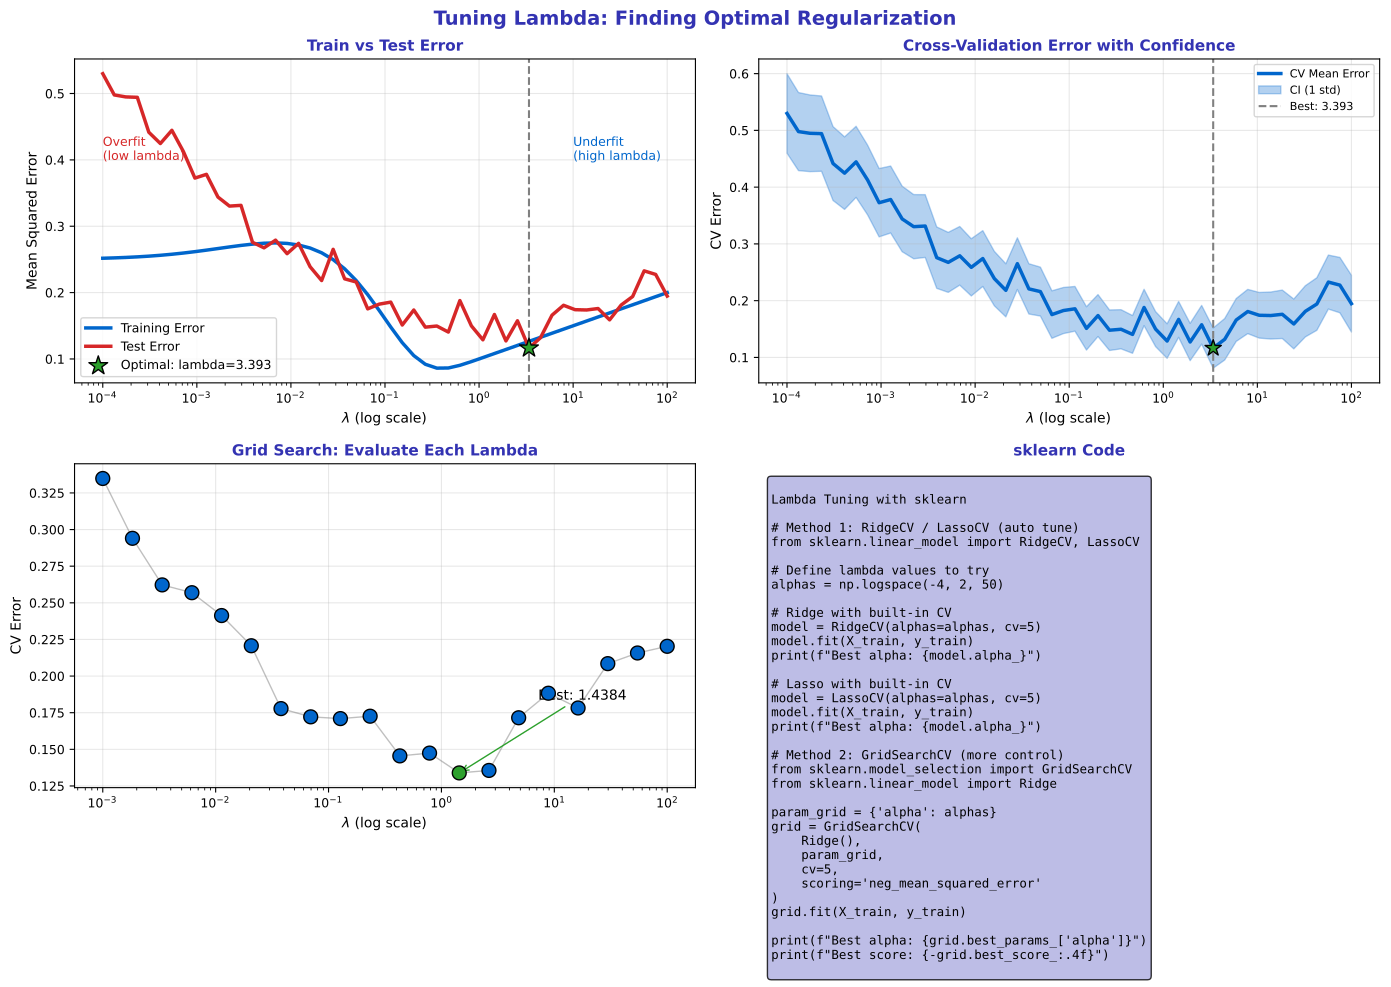

Here is the Python script that generated this plot:
"""Lambda Tuning - Finding optimal regularization strength"""
import matplotlib.pyplot as plt
import numpy as np
from pathlib import Path

plt.rcParams.update({
    'font.size': 10,
    'axes.labelsize': 10,
    'axes.titlesize': 11,
    'xtick.labelsize': 9,
    'ytick.labelsize': 9,
    'legend.fontsize': 9,
    'figure.figsize': (10, 6),
    'figure.dpi': 150
})

MLPURPLE = '#3333B2'
MLLAVENDER = '#ADADE0'
MLBLUE = '#0066CC'
MLORANGE = '#FF7F0E'
MLGREEN = '#2CA02C'
MLRED = '#D62728'

np.random.seed(42)

fig, axes = plt.subplots(2, 2, figsize=(14, 10))
fig.suptitle('Tuning Lambda: Finding Optimal Regularization', fontsize=14, fontweight='bold', color=MLPURPLE)

# Simulated cross-validation results
lambdas = np.logspace(-4, 2, 50)

# Train error decreases with lower lambda (more overfit)
train_error = 0.1 + 0.05 * np.log10(lambdas + 0.001) + 0.3 * np.exp(-lambdas * 10)

# Test error is U-shaped
test_error = 0.15 + 0.02 * (np.log10(lambdas) - 0)**2 + 0.05 * np.exp(-lambdas * 10) + np.random.normal(0, 0.02, len(lambdas))
test_error = np.clip(test_error, 0.1, 0.6)

# Plot 1: Train vs Test error
ax1 = axes[0, 0]

ax1.plot(lambdas, train_error, color=MLBLUE, linewidth=2.5, label='Training Error')
ax1.plot(lambdas, test_error, color=MLRED, linewidth=2.5, label='Test Error')

# Mark optimal lambda
optimal_idx = np.argmin(test_error)
optimal_lambda = lambdas[optimal_idx]

ax1.scatter([optimal_lambda], [test_error[optimal_idx]], c=MLGREEN, s=200, zorder=5,
            marker='*', edgecolors='black', label=f'Optimal: lambda={optimal_lambda:.3f}')
ax1.axvline(optimal_lambda, color='gray', linestyle='--', linewidth=1.5)

ax1.set_xscale('log')
ax1.set_title('Train vs Test Error', fontsize=11, fontweight='bold', color=MLPURPLE)
ax1.set_xlabel(r'$\lambda$ (log scale)', fontsize=10)
ax1.set_ylabel('Mean Squared Error', fontsize=10)
ax1.legend(fontsize=9)
ax1.grid(alpha=0.3)

# Add region labels
ax1.text(1e-4, 0.4, 'Overfit\n(low lambda)', fontsize=9, color=MLRED)
ax1.text(10, 0.4, 'Underfit\n(high lambda)', fontsize=9, color=MLBLUE)

# Plot 2: Cross-validation scores with confidence interval
ax2 = axes[0, 1]

# Simulated CV mean and std
cv_mean = test_error
cv_std = 0.03 + 0.01 * np.abs(np.log10(lambdas))

ax2.plot(lambdas, cv_mean, color=MLBLUE, linewidth=2.5, label='CV Mean Error')
ax2.fill_between(lambdas, cv_mean - cv_std, cv_mean + cv_std, alpha=0.3, color=MLBLUE, label='CI (1 std)')

ax2.scatter([optimal_lambda], [cv_mean[optimal_idx]], c=MLGREEN, s=150, zorder=5,
            marker='*', edgecolors='black')
ax2.axvline(optimal_lambda, color='gray', linestyle='--', linewidth=1.5, label=f'Best: {optimal_lambda:.3f}')

ax2.set_xscale('log')
ax2.set_title('Cross-Validation Error with Confidence', fontsize=11, fontweight='bold', color=MLPURPLE)
ax2.set_xlabel(r'$\lambda$ (log scale)', fontsize=10)
ax2.set_ylabel('CV Error', fontsize=10)
ax2.legend(fontsize=8)
ax2.grid(alpha=0.3)

# Plot 3: Grid search visualization
ax3 = axes[1, 0]

# Show grid of lambda values tested
lambda_grid = np.logspace(-3, 2, 20)
errors = 0.15 + 0.02 * (np.log10(lambda_grid))**2 + np.random.normal(0, 0.015, len(lambda_grid))

colors = [MLGREEN if e == errors.min() else MLBLUE for e in errors]
ax3.scatter(lambda_grid, errors, c=colors, s=100, edgecolors='black', zorder=5)
ax3.plot(lambda_grid, errors, color='gray', linewidth=1, linestyle='-', alpha=0.5)

ax3.set_xscale('log')
ax3.set_title('Grid Search: Evaluate Each Lambda', fontsize=11, fontweight='bold', color=MLPURPLE)
ax3.set_xlabel(r'$\lambda$ (log scale)', fontsize=10)
ax3.set_ylabel('CV Error', fontsize=10)
ax3.grid(alpha=0.3)

# Add annotation
best_lambda = lambda_grid[np.argmin(errors)]
ax3.annotate(f'Best: {best_lambda:.4f}', xy=(best_lambda, errors.min()),
             xytext=(best_lambda * 5, errors.min() + 0.05), fontsize=10,
             arrowprops=dict(arrowstyle='->', color=MLGREEN))

# Plot 4: sklearn code for lambda tuning
ax4 = axes[1, 1]
ax4.axis('off')

code = '''
Lambda Tuning with sklearn

# Method 1: RidgeCV / LassoCV (auto tune)
from sklearn.linear_model import RidgeCV, LassoCV

# Define lambda values to try
alphas = np.logspace(-4, 2, 50)

# Ridge with built-in CV
model = RidgeCV(alphas=alphas, cv=5)
model.fit(X_train, y_train)
print(f"Best alpha: {model.alpha_}")

# Lasso with built-in CV
model = LassoCV(alphas=alphas, cv=5)
model.fit(X_train, y_train)
print(f"Best alpha: {model.alpha_}")

# Method 2: GridSearchCV (more control)
from sklearn.model_selection import GridSearchCV
from sklearn.linear_model import Ridge

param_grid = {'alpha': alphas}
grid = GridSearchCV(
    Ridge(),
    param_grid,
    cv=5,
    scoring='neg_mean_squared_error'
)
grid.fit(X_train, y_train)

print(f"Best alpha: {grid.best_params_['alpha']}")
print(f"Best score: {-grid.best_score_:.4f}")
'''

ax4.text(0.02, 0.95, code, transform=ax4.transAxes, fontsize=9,
         verticalalignment='top', fontfamily='monospace',
         bbox=dict(boxstyle='round', facecolor=MLLAVENDER, alpha=0.8))
ax4.set_title('sklearn Code', fontsize=11, fontweight='bold', color=MLPURPLE)

plt.tight_layout()
plt.savefig(Path(__file__).parent / 'chart.pdf', dpi=300, bbox_inches='tight')
plt.close()
